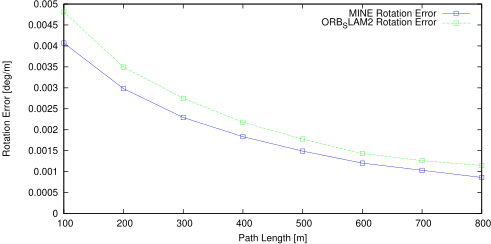

This chart was generated by the following gnuplot code:
set term postscript eps enhanced color
set output "05_rl.eps"
set size ratio 0.5
set yrange [0:*]
set xlabel "Path Length [m]"
set ylabel "Rotation Error [deg/m]"
plot "05_rl.txt" using 1:($2*57.3) title 'MINE Rotation Error' lc rgb "#0000FF" pt 4 w linespoints,"05_rl.txt" using 1:($3*57.3) title 'ORB_SLAM2 Rotation Error' lc rgb "#00FF00" pt 4 w linespoints
